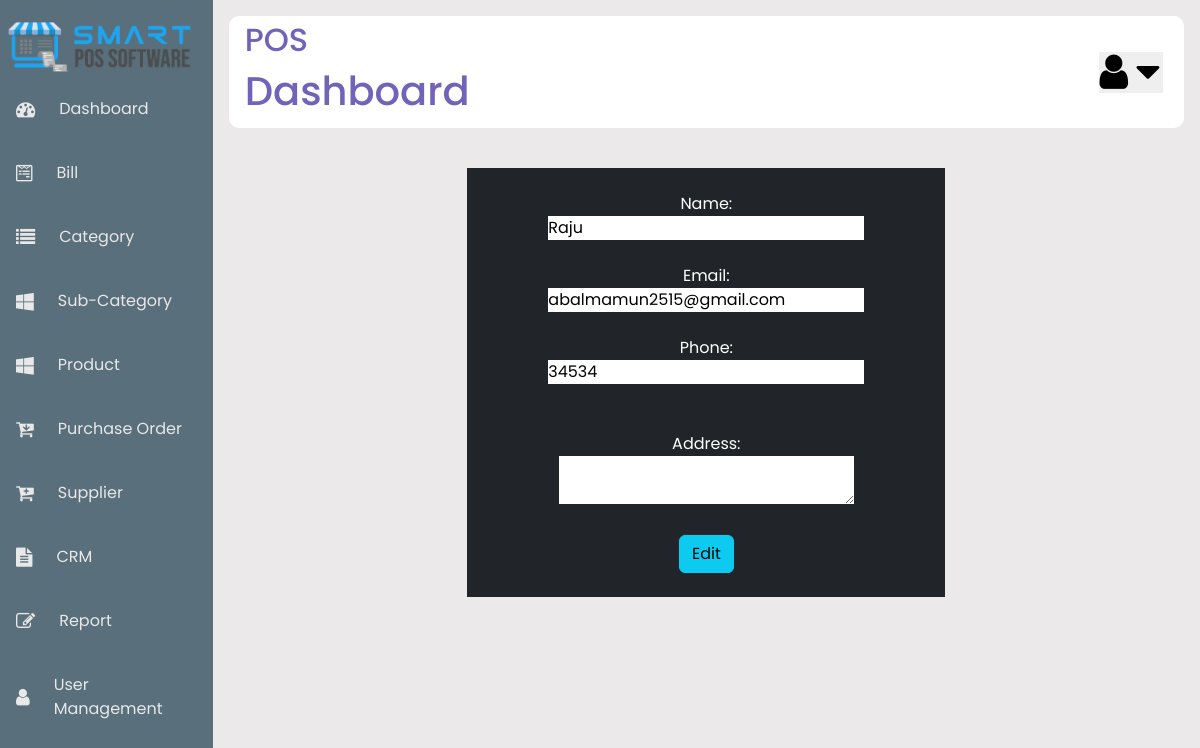
The app's page /edit_supplier.php?id=3, older data.
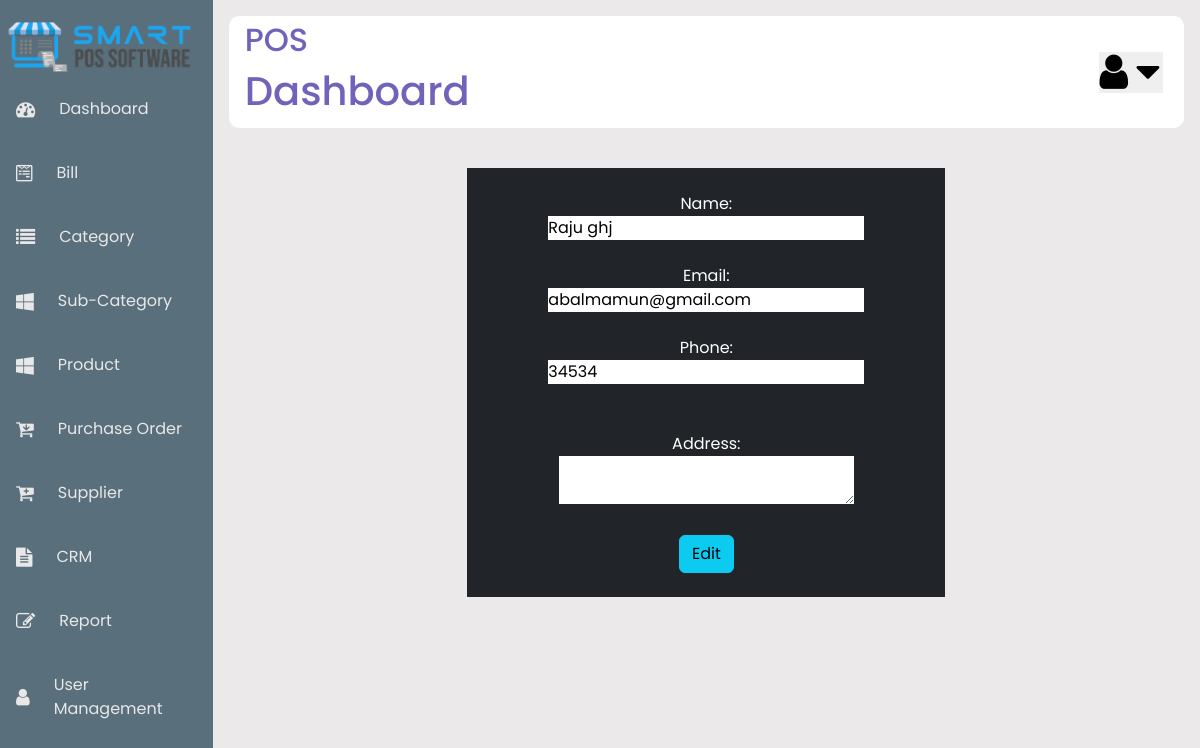
The same page, newer data.
### tables this page shows
CREATE TABLE `suppliers` (
  `id` int(11) NOT NULL,
  `name` varchar(120) DEFAULT NULL,
  `email` varchar(100) DEFAULT NULL,
  `phone` varchar(50) DEFAULT NULL,
  `address` varchar(200) DEFAULT NULL
);

### edit_supplier.php (the view, shortened to what this page needs)
<?php
    include("includes/header.php");
    include("includes/sidebar.php");
    include("includes/nav.php");
?>
<?php
$conn = mysqli_connect('localhost','root','','pos_project');
if ($_GET['id']){
    $getid = $_GET['id'];
   $sql = "SELECT * FROM suppliers WHERE id=$getid";
   $query = mysqli_query($conn, $sql);
   $data = mysqli_fetch_assoc($query);
   $id = $data['id'];
   $name = $data['name'];
   $email = $data['email'];
   $phone = $data['phone'];
   $address = $data['address'];
}
?>
<head>
<link href="https://cdn.jsdelivr.net/npm/bootstrap@5.3.3/dist/css/bootstrap.min.css" rel="stylesheet">
</head>
   <div class="container">
   <center>
    <div class="row">
        <div class="col-sm-3"></div>
        <div class="col-sm-6 pt-4 mt-4 bg-dark text-white ">
    <form action="<?php echo $_SERVER['PHP_SELF']?>" method="POST">
        Name:<br>
        <input type ="text" name ="name" value="<?php echo $name ?>"><br><br>
        Email:<br>
        <input type ="text" name ="email" value="<?php echo $email ?>"><br><br>
        Phone:<br>
        <input type ="text" name ="phone" value="<?php echo $phone ?>"><br><br>
        <input type ="text" name ="id" value =" <?php echo $id ?>" hidden><br>
        Address:<br>
        <textarea name="address" id="" value="<?php echo $address ?>"></textarea><br><br>
        <input type ="submit" name ="edit" value="Edit" class="btn btn-info"><br><br>
    </form>
    </div>
        <div class="col-sm-3"></div>
    </div>
    </center>
   </div>
<?php
    include("includes/footer.php");

Row changes from the older to the newer data that the page shows:
changed suppliers: name "Raju" → "Raju ghj"; email "abalmamun2515@gmail.com" → "abalmamun@gmail.com"
